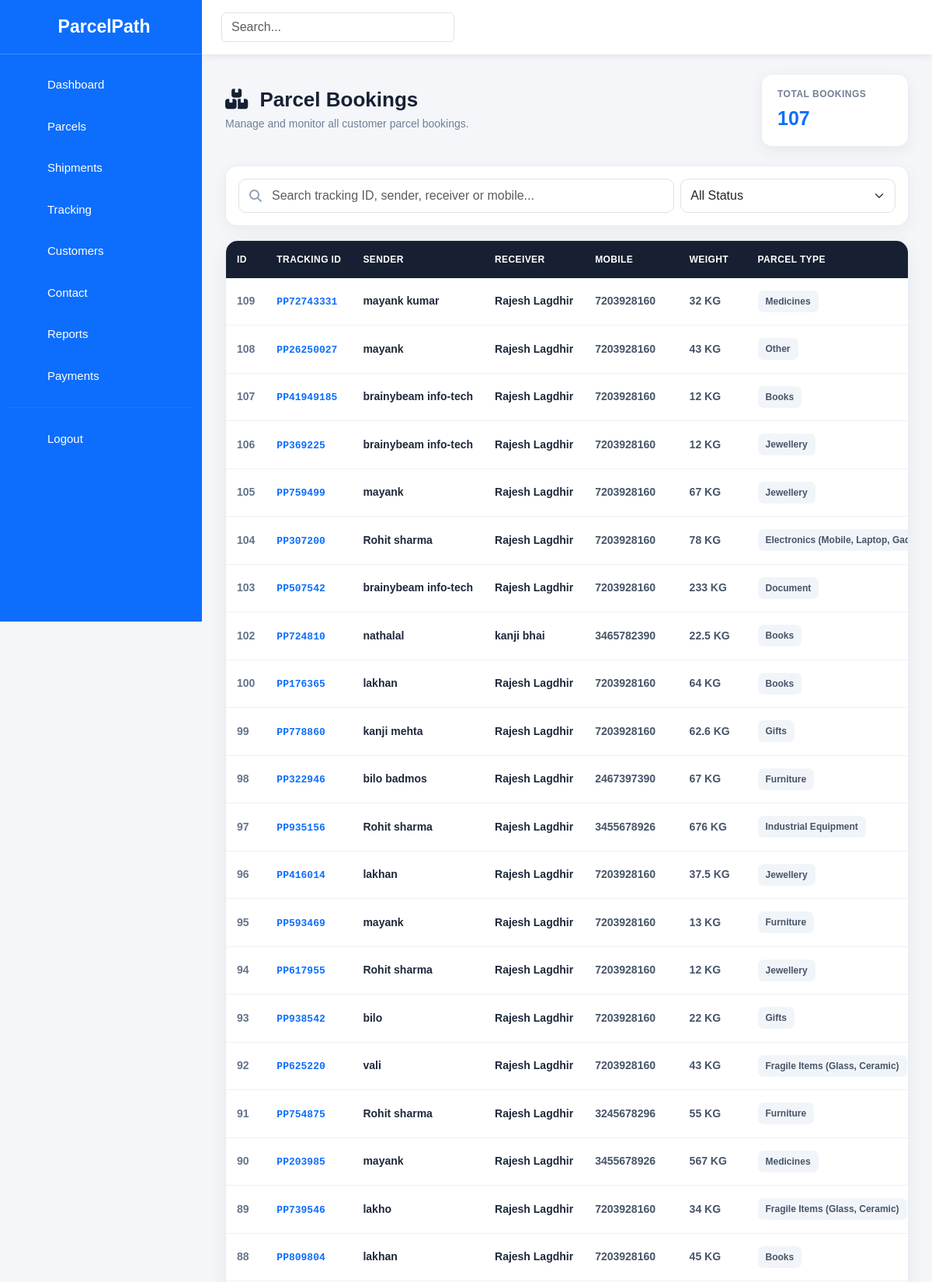
/custom_admin/cs_parcel/ (upper part), run on the app's committed database.
### ParcelPath/models.py (models this page shows, shortened)
class Book_parcel(models.Model):
    sender_name = models.CharField(
        max_length=50
    )
    receiver_name = models.CharField(
        max_length=50
    )
    mobile_number = models.CharField(
        max_length=10
    )
    parcel_weight = models.CharField(
        max_length=4
    )
    pickup_address = models.CharField(
        max_length=50
    )
    delivery_address = models.CharField(
        max_length=50
    )
    parcel_type = models.CharField(
        max_length=10
    )
    price = models.DecimalField(
        max_digits=10,
        decimal_places=2,
        default=0
    )
    tracking_id = models.CharField(
        max_length=20,
        unique=True,
        blank=True
    )
    status = models.CharField(
        max_length=50,
        default="Parcel Booked"
    )
    payment_method = models.CharField(
        max_length=20,
        choices=[
            ("ONLINE", "Online Payment"),
            ("COD", "Cash on Delivery"),
        ],
        default="ONLINE"
    )
    payment_status = models.CharField(
        max_length=20,
        choices=[
            ("Paid", "Paid"),
            ("Pending", "Pending"),
        ],
        default="Pending"
    )
    payment_id = models.CharField(
        max_length=255,
        blank=True,
        null=True
    )
    order_id = models.CharField(
        max_length=255,
        blank=True,
        null=True
    )
    qr_code = models.ImageField(
        upload_to="qr_codes/",
        blank=True,
        null=True
    )

### custom_admin/views.py (the view)
# urls.py: path('cs_parcel/', views.cs_parcel, name='cs_parcel'),
def cs_parcel(request):
    parcels = Book_parcel.objects.all().order_by("-id")
    context = {"parcels": parcels,}
    return render(request,"custom_admin/cs_parcel.html",context)

### custom_admin/templates/custom_admin/cs_parcel.html (shortened to what this page needs)
{% extends 'custom_admin/main.html' %}
{% block content %}
<div class="parcel-page">
  <div class="page-header">
    <div>
      <h2 class="page-title">
        <i class="fa-solid fa-boxes-stacked me-2"></i>
        Parcel Bookings
      </h2>
      <p class="page-subtitle">
        Manage and monitor all customer parcel bookings.
      </p>
    </div>
    <div class="parcel-stat">
      <div class="stat-label">Total Bookings</div>
      <div class="stat-value">{{ parcels|length }}</div>
    </div>
  </div>
  <div class="parcel-toolbar">
    <div class="row g-2">
      <div class="col-12 col-md-8">
        <div class="search-box">
          <i class="fa-solid fa-magnifying-glass"></i>
          <input
            type="text"
            id="parcelSearch"
            class="form-control"
            placeholder="Search tracking ID, sender, receiver or mobile..."
          />
        </div>
      </div>
      <div class="col-12 col-md-4">
        <select id="statusFilter" class="form-select status-select">
          <option value="all">All Status</option>
        </select>
      </div>
    </div>
  </div>
  <div class="table-card desktop-parcels">
    <div class="table-responsive">
      <table class="table parcel-table">
        <thead>
          <tr>
            <th>ID</th>
            <th>Tracking ID</th>
            <th>Sender</th>
            <th>Receiver</th>
            <th>Mobile</th>
            <th>Weight</th>
            <th>Parcel Type</th>
          </tr>
        </thead>
        <tbody id="parcelTableBody">
          {% for parcel in parcels %}
          <tr class="parcel-row" data-status="{{ parcel.status }}">
            <td>
              <span class="parcel-id"> {{ parcel.id }} </span>
            </td>
            <td>
              <span class="tracking-id"> {{ parcel.tracking_id }} </span>
            </td>
            <td>
              <span class="person-name"> {{ parcel.sender_name }} </span>
            </td>
            <td>
              <span class="person-name"> {{ parcel.receiver_name }} </span>
            </td>
            <td>
              <span class="mobile-number">
                {{ parcel.mobile_number }}
              </span>
            </td>
            <td>
              <span class="weight"> {{ parcel.parcel_weight }} KG </span>
            </td>
            <td>
              <span class="parcel-type"> {{ parcel.parcel_type }} </span>
            </td>
          </tr>
          {% endfor %}
        </tbody>
      </table>
    </div>
  </div>
</div>
{% endblock %}

### custom_admin/templates/custom_admin/main.html (style rules this page uses)
* { box-sizing: border-box; }
body { margin: 0; background: #f4f6f9; font-family: Arial, sans-serif; overflow-x: hidden; }

### custom_admin/templates/custom_admin/cs_parcel.html (style rules this page uses)
.parcel-page { width: 100%; }
.page-header { display: flex; justify-content: space-between; align-items: center; gap: 20px; margin-bottom: 24px; flex-wrap: wrap; }
.page-title { margin: 0; font-size: 26px; font-weight: 800; color: #172033; }
.page-subtitle { margin: 5px 0 0; color: #718096; font-size: 14px; }
.parcel-stat { min-width: 190px; padding: 16px 20px; background: #ffffff; border: 1px solid #e8edf3; border-radius: 14px; box-shadow: 0 5px 20px rgba(15, 23, 42, 0.06); }
.stat-label { color: #718096; font-size: 12px; font-weight: 700; text-transform: uppercase; letter-spacing: 0.5px; }
.stat-value { margin-top: 4px; font-size: 25px; font-weight: 800; color: #0d6efd; }
.parcel-toolbar { background: #ffffff; border: 1px solid #e8edf3; border-radius: 15px; padding: 16px; margin-bottom: 18px; box-shadow: 0 5px 20px rgba(15, 23, 42, 0.05); }
.search-box { position: relative; }
.search-box i { position: absolute; left: 14px; top: 50%; transform: translateY(-50%); color: #94a3b8; }
.search-box input { padding-left: 42px; height: 44px; border-radius: 10px; border: 1px solid #dce3eb; }
.status-select { height: 44px; border-radius: 10px; border: 1px solid #dce3eb; }
.table-card { background: #ffffff; border: 1px solid #e8edf3; border-radius: 16px; overflow: hidden; box-shadow: 0 6px 25px rgba(15, 23, 42, 0.06); }
.table-responsive { overflow-x: auto; }
.parcel-table { margin: 0; min-width: 1050px; }
.parcel-table thead th { background: #172033; color: #ffffff; font-size: 12px; font-weight: 700; text-transform: uppercase; letter-spacing: 0.4px; padding: 15px 14px; white-space: nowrap; border: 0; }
.parcel-table tbody td { padding: 15px 14px; vertical-align: middle; font-size: 14px; border-color: #edf1f5; white-space: nowrap; }
.parcel-table tbody tr { transition: 0.2s ease; }
.tracking-id { color: #0d6efd; font-weight: 800; font-family: Consolas, monospace; font-size: 13px; }
.parcel-id { color: #64748b; font-weight: 700; }
.person-name { font-weight: 700; color: #1e293b; }
.mobile-number { color: #475569; font-weight: 600; }
.weight { font-weight: 700; color: #475569; }
.parcel-type { display: inline-block; padding: 5px 10px; background: #f1f5f9; border-radius: 7px; font-size: 12px; font-weight: 700; color: #475569; }

### data on the page
Book_parcel: id "109", tracking_id "PP72743331", sender_name "mayank kumar", receiver_name "Rajesh Lagdhir", mobile_number "7203928160", parcel_weight "32", parcel_type "Medicines"
Book_parcel: id "108", tracking_id "PP26250027", sender_name "mayank", receiver_name "Rajesh Lagdhir", mobile_number "7203928160", parcel_weight "43", parcel_type "Other"
Book_parcel: id "107", tracking_id "PP41949185", sender_name "brainybeam info-tech", receiver_name "Rajesh Lagdhir", mobile_number "7203928160", parcel_weight "12", parcel_type "Books"
Book_parcel: id "106", tracking_id "PP369225", sender_name "brainybeam info-tech", receiver_name "Rajesh Lagdhir", mobile_number "7203928160", parcel_weight "12", parcel_type "Jewellery"
Book_parcel: id "105", tracking_id "PP759499", sender_name "mayank", receiver_name "Rajesh Lagdhir", mobile_number "7203928160", parcel_weight "67", parcel_type "Jewellery"
Book_parcel: id "104", tracking_id "PP307200", sender_name "Rohit sharma", receiver_name "Rajesh Lagdhir", mobile_number "7203928160", parcel_weight "78", parcel_type "Electronics (Mobile, Laptop,…"
Book_parcel: id "103", tracking_id "PP507542", sender_name "brainybeam info-tech", receiver_name "Rajesh Lagdhir", mobile_number "7203928160", parcel_weight "233", parcel_type "Document"
Book_parcel: id "102", tracking_id "PP724810", sender_name "nathalal", receiver_name "kanji bhai", mobile_number "3465782390", parcel_weight "22.5", parcel_type "Books"
Book_parcel: id "100", tracking_id "PP176365", sender_name "lakhan", receiver_name "Rajesh Lagdhir", mobile_number "7203928160", parcel_weight "64", parcel_type "Books"
Book_parcel: id "99", tracking_id "PP778860", sender_name "kanji mehta", receiver_name "Rajesh Lagdhir", mobile_number "7203928160", parcel_weight "62.6", parcel_type "Gifts"
Book_parcel: id "98", tracking_id "PP322946", sender_name "bilo badmos", receiver_name "Rajesh Lagdhir", mobile_number "2467397390", parcel_weight "67", parcel_type "Furniture"
Book_parcel: id "97", tracking_id "PP935156", sender_name "Rohit sharma", receiver_name "Rajesh Lagdhir", mobile_number "3455678926", parcel_weight "676", parcel_type "Industrial Equipment"
Book_parcel: id "96", tracking_id "PP416014", sender_name "lakhan", receiver_name "Rajesh Lagdhir", mobile_number "7203928160", parcel_weight "37.5", parcel_type "Jewellery"
Book_parcel: id "95", tracking_id "PP593469", sender_name "mayank", receiver_name "Rajesh Lagdhir", mobile_number "7203928160", parcel_weight "13", parcel_type "Furniture"
Book_parcel: id "94", tracking_id "PP617955", sender_name "Rohit sharma", receiver_name "Rajesh Lagdhir", mobile_number "7203928160", parcel_weight "12", parcel_type "Jewellery"
Book_parcel: id "93", tracking_id "PP938542", sender_name "bilo", receiver_name "Rajesh Lagdhir", mobile_number "7203928160", parcel_weight "22", parcel_type "Gifts"
Book_parcel: id "92", tracking_id "PP625220", sender_name "vali", receiver_name "Rajesh Lagdhir", mobile_number "7203928160", parcel_weight "43", parcel_type "Fragile Items (Glass, Ceramic)"
Book_parcel: id "91", tracking_id "PP754875", sender_name "Rohit sharma", receiver_name "Rajesh Lagdhir", mobile_number "3245678296", parcel_weight "55", parcel_type "Furniture"
Book_parcel: id "90", tracking_id "PP203985", sender_name "mayank", receiver_name "Rajesh Lagdhir", mobile_number "3455678926", parcel_weight "567", parcel_type "Medicines"
Book_parcel: id "89", tracking_id "PP739546", sender_name "lakho", receiver_name "Rajesh Lagdhir", mobile_number "7203928160", parcel_weight "34", parcel_type "Fragile Items (Glass, Ceramic)"
Book_parcel: id "88", tracking_id "PP809804", sender_name "lakhan", receiver_name "Rajesh Lagdhir", mobile_number "7203928160", parcel_weight "45", parcel_type "Books"

### other printed values
{{ parcels|length }} "107"
